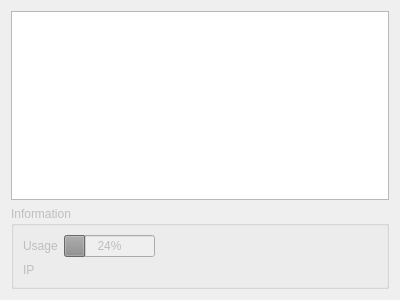
<?xml version="1.0" encoding="UTF-8"?>
<ui version="4.0">
 <class>ShardPage</class>
 <widget class="QWizardPage" name="ShardPage">
  <property name="geometry">
   <rect>
    <x>0</x>
    <y>0</y>
    <width>400</width>
    <height>300</height>
   </rect>
  </property>
  <property name="windowTitle">
   <string>WizardPage</string>
  </property>
  <property name="title">
   <string>Shards</string>
  </property>
  <layout class="QVBoxLayout" name="verticalLayout">
   <item>
    <widget class="QListWidget" name="shardList"/>
   </item>
   <item>
    <widget class="QGroupBox" name="shardInfo">
     <property name="enabled">
      <bool>false</bool>
     </property>
     <property name="title">
      <string>Information</string>
     </property>
     <layout class="QFormLayout" name="formLayout">
      <property name="fieldGrowthPolicy">
       <enum>QFormLayout::FieldsStayAtSizeHint</enum>
      </property>
      <item row="0" column="0">
       <widget class="QLabel" name="usageLabel">
        <property name="text">
         <string>Usage</string>
        </property>
       </widget>
      </item>
      <item row="0" column="1">
       <widget class="QProgressBar" name="shardUsage">
        <property name="value">
         <number>24</number>
        </property>
       </widget>
      </item>
      <item row="1" column="0">
       <widget class="QLabel" name="iPLabel">
        <property name="text">
         <string>IP</string>
        </property>
       </widget>
      </item>
      <item row="1" column="1">
       <widget class="QLabel" name="shardIP">
        <property name="text">
         <string/>
        </property>
       </widget>
      </item>
     </layout>
    </widget>
   </item>
  </layout>
 </widget>
 <resources/>
 <connections>
  <connection>
   <sender>shardList</sender>
   <signal>itemSelectionChanged()</signal>
   <receiver>shardInfo</receiver>
   <slot>show()</slot>
   <hints>
    <hint type="sourcelabel">
     <x>199</x>
     <y>92</y>
    </hint>
    <hint type="destinationlabel">
     <x>199</x>
     <y>231</y>
    </hint>
   </hints>
  </connection>
 </connections>
</ui>
